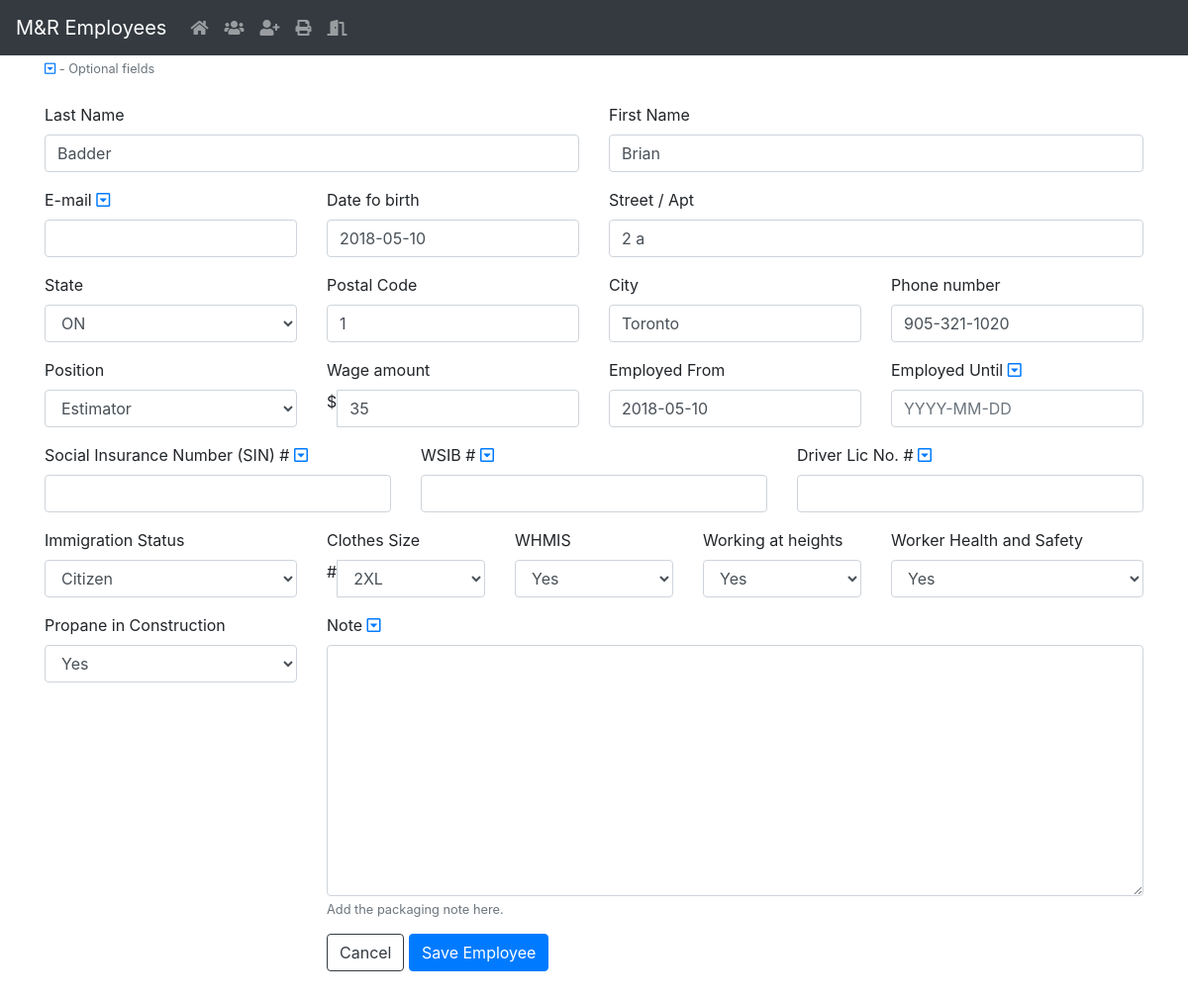
The app's page /employees/edit_employee/12/ (signed in) with its own data.
### employees_app/models.py (models this page shows, shortened)
class Employees(models.Model):
    STATE = (
        ('ON', 'ON'),
    )
    POSITION = (
        ('Estimator', 'Estimator'),
        ('IT', 'IT'),
        ('Labour', 'Labour'),
        ('Manager', 'Manager'),
        ('Office_Staff', 'Office_Staff'),
        ('Shingler', 'Shingler'),
    )
    STATUS = (
        ('Citizen', 'Citizen'),
        ('Permanent_Resident', 'Permanent_Resident'),
        ('Refugee', 'Refugee'),
        ('Working_Visa', 'Working_Visa'),
        ('NONE', 'NONE'),
    )
    CLOTHES_SIZE = (
        ('2XL', '2XL'),
        ('XL', 'XL'),
        ('L', 'L'),
        ('M', 'M'),
        ('S', 'S'),
        ('XS', 'XS'),
    )
    WHMIS = (
        ('Yes', 'Yes'),
        ('No', 'No'),
    )
    WRK_HEIGHTS = (
        ('Yes', 'Yes'),
        ('No', 'No'),
    )
    WRK_HLTH_SFTY = (
        ('Yes', 'Yes'),
        ('No', 'No'),
    )
    PROP_CONSTR = (
        ('Yes', 'Yes'),
        ('No', 'No'),
    )
    first_name = models.CharField(max_length=128)
    last_name = models.CharField(max_length=128)
    email = models.EmailField(max_length=255, blank=True, null=True)
    address = models.CharField(max_length=128)
    state = models.CharField(max_length=2, choices=STATE, default="")
    postal_code = models.CharField(max_length=10)
    city = models.CharField(max_length=90, default="Toronto")
    date_of_birth = models.DateField()
    phone_number = models.CharField(max_length=16)
    employed_from = models.DateField(default=datetime.now)
    employed_until = models.DateField(blank=True, null=True)
    sin = models.CharField(max_length=12, blank=True, null=True)
    position = models.CharField(max_length=25, choices=POSITION, default="")
    wage = models.CharField(max_length=12)
    driver_lic = models.CharField(max_length=12, blank=True, null=True)
    wsib = models.CharField(max_length=12, blank=True, null=True)
    status = models.CharField(max_length=18, choices=STATUS, default="")
    clothes_size = models.CharField(max_length=3, choices=CLOTHES_SIZE, default="")
    whmis = models.CharField(max_length=3, choices=WHMIS, default="")
    work_heights = models.CharField(max_length=3, choices=WRK_HEIGHTS, default="")
    worker_health_safety = models.CharField(max_length=3, choices=WRK_HLTH_SFTY, default="")
    propane_in_construction = models.CharField(max_length=3, choices=PROP_CONSTR, default="")
    note = models.TextField(blank=True, null=True)

### employees_app/views.py (the view)
# urls.py: url(r'^employees/edit_employee/(?P<id>\d+)/$', views.edit_employee, name='edit_employee'),
@login_required
def edit_employee(request, id):
    employee = Employees.objects.get(id=id)
    if request.method == "POST":
        form = AddEmployee(request.POST, instance=employee)
        if form.is_valid():
            employee.save()
            return redirect('employees_app:employees')
    else:
        form = AddEmployee(instance=employee)
    return render(request, 'employees_app/edit_employee.html', {'form': form})

### employees_app/templates/employees_app/edit_employee.html (shortened to what this page needs)
{% extends 'employees_app/base.html' %}
{% block body %}
    <h1>Edit Employee</h1>
    <small class="text-muted">
        <i class="far fa-caret-square-down text-primary"></i> - Optional fields
    </small>
    <form method="POST" enctype="multipart/form-data">
        {% include 'employees_app/form.html' %}
    </form>
{% endblock %}

### employees_app/templates/employees_app/form.html
						<div class="row mt-4">
							<div class="col-sm-6 pb-3">
								<label>Last Name</label>
                                {{ form.last_name }}
							</div>
							<div class="col-sm-6 pb-3">
								<label>First Name</label><br>
								{{ form.first_name }}
							</div>
							<div class="col-sm-3 pb-3">
								<label>E-mail <i class="far fa-caret-square-down text-primary"></i></label>
                                {{ form.email }}
							</div>
							<div class="col-sm-3 pb-3">
								<label>Date fo birth</label>
                                {{ form.date_of_birth }}
							</div>
							<div class="col-sm-6 pb-3">
								<label>Street / Apt</label>
                                {{ form.address }}
							</div>
							<div class="col-sm-3 pb-3">
								<label>State</label>
								{{ form.state }}
							</div>
							<div class="col-sm-3 pb-3">
								<label>Postal Code</label>
                                {{ form.postal_code }}
							</div>
							<div class="col-sm-3 pb-3">
								<label>City</label>
                                {{ form.city }}
							</div>
							<div class="col-sm-3 pb-3">
								<label>Phone number</label>
                                {{ form.phone_number }}
							</div>
							<div class="col-sm-3 pb-3">
								<label>Position</label>
							    {{ form.position }}
                            </div>
							<div class="col-sm-3 pb-3">
								<label>Wage amount</label>
								<div class="input-group">
									<div class="input-group-addon">$</div>
								    {{ form.wage }}
                                </div>
							</div>
							<div class="col-sm-3 pb-3">
								<label>Employed From</label>
							    {{ form.employed_from }}
                            </div>
							<div class="col-sm-3 pb-3">
								<label>Employed Until <i class="far fa-caret-square-down text-primary"></i></label>
                                {{ form.employed_until }}
							</div>
							<div class="col-sm-4 pb-3">
								<label>Social Insurance Number (SIN) # <i class="far fa-caret-square-down text-primary"></i></label>
                                {{ form.sin }}
							</div>
							<div class="col-sm-4 pb-3">
								<label>WSIB # <i class="far fa-caret-square-down text-primary"></i></label>
                                {{ form.wsib }}
							</div>
							<div class="col-sm-4 pb-3">
								<label>Driver Lic No. # <i class="far fa-caret-square-down text-primary"></i></label>
                                {{ form.driver_lic }}
							</div>
							<div class="col-sm-3 pb-3">
								<label>Immigration Status</label>
								{{ form.status }}
							</div>
							<div class="col-sm-2 pb-3">
								<label>Clothes Size</label>
								<div class="input-group">
									<div class="input-group-addon">#</div>
										{{ form.clothes_size }}
								</div>
							</div>
							<div class="col-sm-2 pb-3">
								<label>WHMIS</label>
								{{ form.whmis }}
							</div>
							<div class="col-sm-2 pb-3">
								<label>Working at heights</label>
								{{ form.work_heights }}
							</div>
							<div class="col-sm-3 pb-3">
								<label>Worker Health and Safety</label>
								{{ form.worker_health_safety }}
							</div>
                            <div class="col-sm-3 pb-3">
								<label>Propane in Construction</label>
								{{ form.propane_in_construction }}
							</div>
							<div class="col-md-9 pb-3">
								<label>Note <i class="far fa-caret-square-down text-primary"></i></label>
                                {{ form.note }}
								<small class="text-muted">
								  Add the packaging note here.
								</small>
								<div class="form-group row">
										<label class="col-md-6 col-form-label form-control-label"></label>
										<div class="col-lg-9">
                                            <a href="{% url 'employees_app:employees' %}" class="btn btn-outline-dark">Cancel</a>											</a>
                                            <button type="submit" class="save btn btn-primary">Save Employee</button>
										</div>
								</div>
							</div>
                        </div>

### records on screen
Employees: last_name "Badder", first_name "Brian", date_of_birth "2018-05-10", address "2 a", state "ON", postal_code "1", city "Toronto", phone_number "905-321-1020", position "Estimator", wage "35", employed_from "2018-05-10", status "Citizen", clothes_size "2XL", whmis "Yes", work_heights "Yes", worker_health_safety "Yes", propane_in_construction "Yes"
